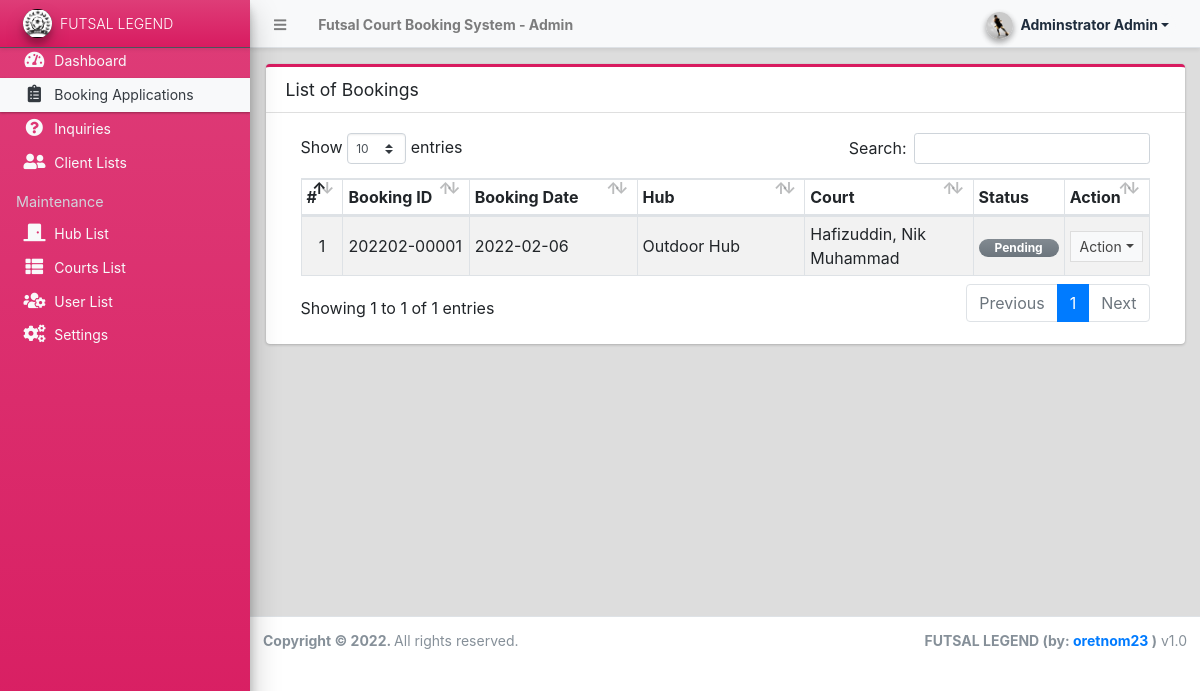
The app's page /admin/?page=bookings (signed in) with its own data.
### tables this page shows
CREATE TABLE `booking_list` (
  `id` int(30) NOT NULL,
  `code` varchar(100) NOT NULL,
  `client_id` int(30) NOT NULL,
  `hall_id` int(30) NOT NULL,
  `services_ids` text DEFAULT NULL,
  `wedding_schedule` date NOT NULL,
  `total_guests` float NOT NULL DEFAULT 0,
  `remarks` text NOT NULL,
  `status` tinyint(1) NOT NULL DEFAULT 0,
  `date_created` datetime NOT NULL DEFAULT current_timestamp(),
  `date_updated` datetime DEFAULT NULL ON UPDATE current_timestamp()
);

CREATE TABLE `hall_list` (
  `id` int(30) NOT NULL,
  `code` varchar(100) NOT NULL,
  `name` text NOT NULL,
  `price` float NOT NULL DEFAULT 0,
  `description` text NOT NULL,
  `image_path` text DEFAULT NULL,
  `status` tinyint(1) NOT NULL DEFAULT 1,
  `delete_flag` tinyint(1) NOT NULL DEFAULT 0,
  `date_created` datetime NOT NULL DEFAULT current_timestamp(),
  `date_updated` datetime DEFAULT NULL ON UPDATE current_timestamp()
);

### admin/bookings/index.php (the view, shortened to what this page needs)
<div class="card card-outline card-maroon">
	<div class="card-header">
		<h3 class="card-title">List of Bookings</h3>
	</div>
	<div class="card-body">
		<div class="container-fluid">
        <div class="container-fluid">
			<table class="table table-hover table-striped table-bordered">
				<colgroup>
					<col width="5%">
					<col width="15%">
					<col width="20%">
					<col width="20%">
					<col width="20%">
					<col width="10%">
					<col width="10%">
				</colgroup>
				<thead>
					<tr>
						<th>#</th>
						<th>Booking ID</th>
						<th>Booking Date</th>
						<th>Hub</th>
						<th>Court</th>
						<th>Status</th>
						<th>Action</th>
					</tr>
				</thead>
				<tbody>
					<?php
						$i = 1;
						$qry = $conn->query("SELECT b.*,h.name as `hall`,concat(c.lastname,', ',c.firstname,' ', c.middlename) as fullname from `booking_list` b inner join `hall_list` h on b.hall_id = h.id inner join client_list c on b.client_id = c.id order by b.status asc, unix_timestamp(b.`date_created`) desc ");
						while($row = $qry->fetch_assoc()):
					?>
						<tr>
							<td class="text-center"><?= $i++; ?></td>
							<td><?php echo ($row['code']) ?></td>
							<td class=""><?php echo date("Y-m-d",strtotime($row['wedding_schedule'])) ?></td>
							<td class=""><?= $row['hall'] ?></td>
							<td class=""><?= $row['fullname'] ?></td>
							<td class="text-center">
								<?php
									switch ($row['status']){
										case 0:
											echo '<span class="rounded-pill badge badge-secondary bg-gradient-secondary px-3">Pending</span>';
											break;
									}
								?>
							</td>
							<td align="center">
								 <button type="button" class="btn btn-flat btn-default btn-sm dropdown-toggle dropdown-icon" data-toggle="dropdown">
				                  		Action
				                  </button>
							</td>
						</tr>
					<?php endwhile; ?>
				</tbody>
			</table>
		</div>
		</div>
	</div>
</div>

### records on screen
booking_list: code "202202-00001", wedding_schedule "2022-02-06", hall.name "Outdoor Hub", fullname "Hafizuddin, Nik Muhammad", status "Pending"

### other values on screen
$_settings->info('name') "Futsal Court Booking System"
$_settings->userdata('firstname').' '.$_settings->userdata('lastname') "Adminstrator Admin"
$_settings->info('short_name') "FUTSAL LEGEND"
